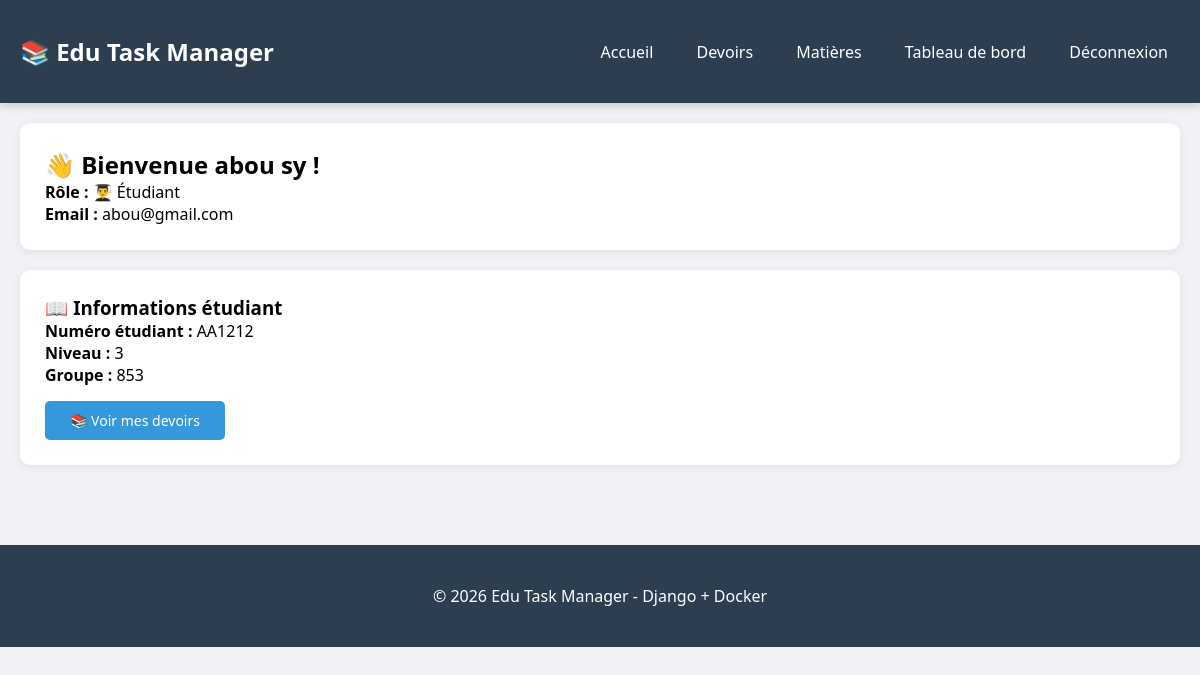
Screenshot of /dashboard/ (signed in) with the database file from the repository.
### users/models.py (models this page shows, shortened)
class User(AbstractUser):
    class Role(models.TextChoices):
        ADMIN = 'admin', 'Administrateur'
        TEACHER = 'teacher', 'Enseignant'
        STUDENT = 'student', 'Étudiant'
    role = models.CharField(max_length=10, choices=Role.choices, default=Role.STUDENT)
    is_verified = models.BooleanField(default=False)
    @property
    def is_admin(self):
        return self.role == self.Role.ADMIN
    @property
    def is_teacher(self):
        return self.role == self.Role.TEACHER
    @property
    def is_student(self):
        return self.role == self.Role.STUDENT

class Student(models.Model):
    user = models.OneToOneField(User, on_delete=models.CASCADE, related_name='student_profile')
    student_id = models.CharField(max_length=20, unique=True)
    group_code = models.CharField(max_length=20, blank=True)
    level = models.CharField(max_length=10, blank=True)
    enrolled_year = models.IntegerField(null=True, blank=True)

### users/views.py (the view)
# urls.py: path('dashboard/', views.dashboard, name='dashboard'),
@login_required
def dashboard(request):
    context = {'user': request.user}
    if request.user.is_teacher and hasattr(request.user, 'teacher_profile'):
        context['teacher'] = request.user.teacher_profile
    elif request.user.is_student and hasattr(request.user, 'student_profile'):
        context['student'] = request.user.student_profile
    return render(request, 'users/dashboard.html', context)

### templates/users/dashboard.html (shortened to what this page needs)
{% extends 'base.html' %}
{% block content %}
<div class="card">
    <h2>👋 Bienvenue {{ user.get_full_name|default:user.username }} !</h2>
    <p><strong>Rôle :</strong>
        {% if user.is_student %}👨‍🎓 Étudiant{% endif %}
    </p>
    <p><strong>Email :</strong> {{ user.email }}</p>
</div>
{% if user.is_student and student %}
<div class="card">
    <h3>📖 Informations étudiant</h3>
    <p><strong>Numéro étudiant :</strong> {{ student.student_id }}</p>
    <p><strong>Niveau :</strong> {{ student.level|default:"Non défini" }}</p>
    <p><strong>Groupe :</strong> {{ student.group_code|default:"Non défini" }}</p>
    <div style="margin-top: 15px;">
        <a href="{% url 'assignments:list' %}" class="btn btn-primary">📚 Voir mes devoirs</a>
    </div>
</div>
{% endif %}
{% endblock %}

### templates/base.html (style rules this page uses)
* { margin: 0; padding: 0; box-sizing: border-box; }
body { font-family: 'Segoe UI', Arial, sans-serif; background: #f0f2f5; }
.card { background: white; padding: 25px; border-radius: 10px; box-shadow: 0 2px 10px rgba(0,0,0,0.08); margin-bottom: 20px; }
.btn { display: inline-block; padding: 10px 25px; border-radius: 5px; text-decoration: none; color: white; border: none; cursor: pointer; font-size: 14px; transition: 0.3s; }
.btn-primary { background: #3498db; }

### rows the page displays
User: get_full_name "abou sy", email "abou@gmail.com"
Student: student_id "AA1212", level "3", group_code "853"
